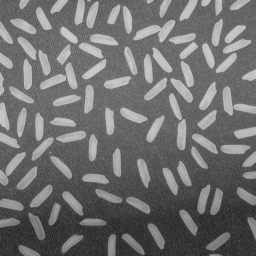
%> input picture Chapter03/images/rice.png, 256 x 256 px
$ octave example3_16.m   (GNU Octave 9; MATLAB toolbox functions it lacks are replaced by stand-ins)
%> lines starting %> are read from the running program, lines starting %| are printed output that depends on the picture; in (x1, y1, x2, y2) boxes, pixels count from 0 and x2, y2 are one past the last pixel; in counts of white or black regions, pixels touching at a corner belong together; the program's own positions count from 1
% Read in image
A = imread('images/rice.png');
%> A is the input picture: size 256x256 uint8; min 40, max 204, mean 111.2

% Create median image
M = medfilt2(A, [15, 15]);
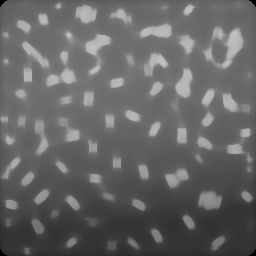
%> M: size 256x256 uint8; min 0, max 192, mean 101.2

% Subtract mean image (+ constant)
S = A - (M + 20);
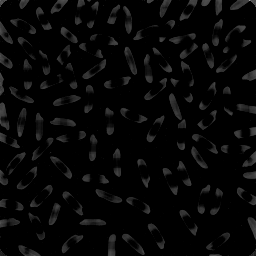
%> S: size 256x256 uint8; min 0, max 161, mean 7.2

% Threshold result at 0 (keep +ve results only)
B=imbinarize(S, 0);
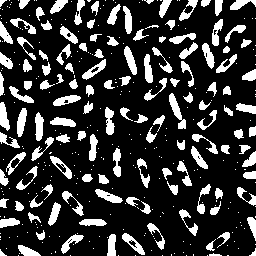
%> B: size 256x256 logical; 20.9% white; 361 white regions (229 under 20 px), largest, box (x1, y1, x2, y2) and area: (169, 93, 186, 129) 237, (124, 46, 137, 75) 196, (17, 108, 27, 137) 194

% Display images
subplot(1, 2, 1), imshow(A);
subplot(1, 2, 2), imshow(B);

$ run again, with Chapter03/images/coins.png copied over Chapter03/images/rice.png
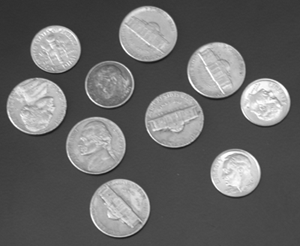
%> input picture Chapter03/images/coins.png, 300 x 246 px
%> A is the input picture: size 246x300 uint8; min 23, max 255, mean 103
%> `M = medfilt2(A, [15, 15]);`:
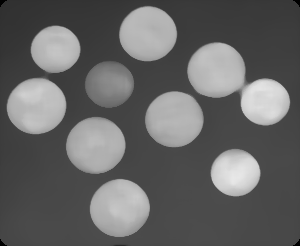
%> M: size 246x300 uint8; min 0, max 232, mean 100.9
%> `B=imbinarize(S, 0);`:
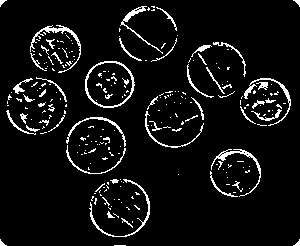
%> B: size 246x300 logical; 6.5% white in thin lines or dots
